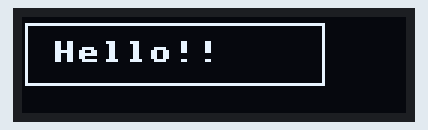
Recording of a program running on a simulated Raspberry Pi Pico running MicroPython. Parts: 128×32 one-colour display. At 0.0 s the program stops and its outputs stay as they are.

Above: at 0.1 s.

The program:

OLED_line.py
```python
from machine import Pin, I2C
import utime
from ssd1306  import SSD1306_I2C

sda=machine.Pin(12)
scl=machine.Pin(13)
width=128
height=32
i2c = I2C(0, scl=scl, sda=sda, freq=400000)
oled = SSD1306_I2C(width, height, i2c)                  # Init oled display

oled.fill(0)

oled.hline(1,2,100,1)   #在(1,2)畫一長100的水平線
oled.vline(1,2,20, 1)   #在(1,2)畫一高10的垂直線
oled.text("Hello!!", 10, 8, 1)   #在(10,8)顯示 Hello world!
oled.line(1, 22, 100, 22, 1)  # 在(1, 50)和(100, 60)兩點畫一條
oled.vline(100,2,20, 1)   #在(100,2)畫一高10的垂直線
oled.show()    #顯示上面的圖形
```
